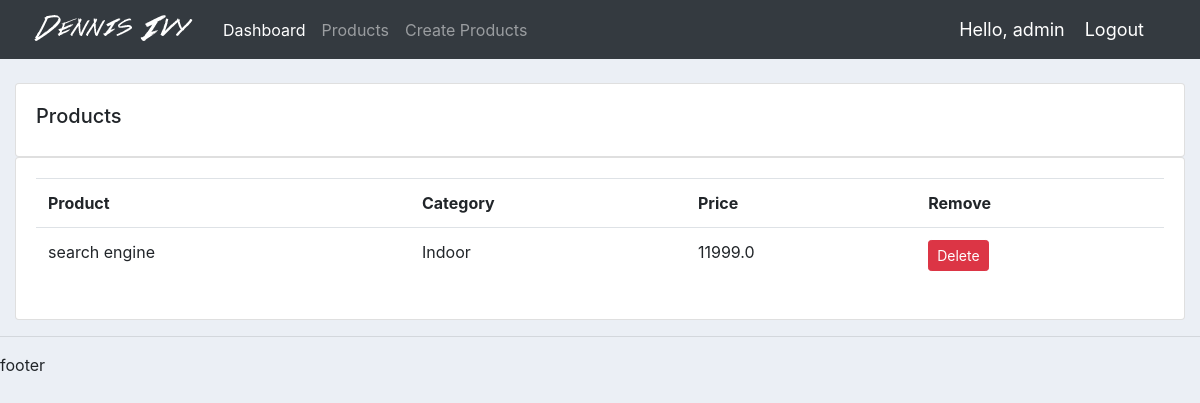
Screenshot of /products/ (signed in) with the database file from the repository.
### accounts/models.py (models this page shows, shortened)
class Product(models.Model):
	CATEGORY = (
		('Indoor','Indoor'),
		('Out door','Out door')
		)
	name=models.CharField(max_length=200, null=True, default='Product Deleted')
	price=models.FloatField(null=True)
	category=models.CharField(max_length=200, null=True, choices=CATEGORY)
	description=models.CharField(max_length=200, null=True, blank=True)
	date_created = models.DateTimeField(auto_now_add=True)
	tag = models.ManyToManyField(Tag)

### accounts/decorators.py (the view)
		def wrapper_func(request, *args, **kwargs):
			group = None
			if request.user.groups.exists():
				group = request.user.groups.all()[0].name
			if group in allowed_roles:
				return view_func(request, *args, **kwargs)
			else:
				return HttpResponse('You are not authorised to view this page')

### accounts/views.py (called while the page is built)
@login_required(login_url='login')
@allowed_users(allowed_roles=['admin'])
def products(request):
	products = Product.objects.all()
	return render(request, 'products/products.html', {'products':products})

### accounts/templates/products/products.html
{%  extends 'main/base.html' %}
{% block content %}
		<br>
		<div class="row">
			<div class="col-md">
				<div class="card card-body">
					<h5>Products</h5>
				</div>
				<div class="card card-body">
					<table class="table">
						<tr>
							<th>Product</th>
							<th>Category</th>
							<th>Price</th>
							<th>Remove</th>
						</tr>
						{% for produc in products %}
							<tr>
							<td>{{ produc.name }}</td>
							<td>{{ produc.category }}</td>
							<td>{{ produc.price }}</td>
							<td><a href="{% url 'delete_product' produc.id %}" class="btn btn-sm btn-danger">Delete</a></td>
							</tr>
						{% endfor %}
					</table>
				</div>
			</div>
		</div>
{% endblock content %}

### accounts/templates/main/navbar.html (shortened to what this page needs)
{% load static %}
<nav class="navbar navbar-expand-lg navbar-dark bg-dark">
  <img src="{% static 'images/accounts/logo.png' %}" alt="">
  <div class="collapse navbar-collapse" id="navbarNav">
    <ul class="navbar-nav">
      {% if request.user.is_staff %}
        <li class="nav-item active">
          <a class="nav-link" href="{% url 'index' %}">Dashboard <span class="sr-only">(current)</span></a>
        </li>
        <li class="nav-item">
          <a class="nav-link" href="{% url 'products' %}">Products</a>
        </li>
        {% if  request.path == '/products/' %}
        <li class="nav-item">
          <a class="nav-link" href="{% url 'create_product' %}">Create Products</a>
        </li>
        {% endif %}
      {% else %}
        <li class="nav-item">
          <a href="{% url 'account' %}" class="nav-link">Settings</a>
        </li>
      {% endif %}
    </ul>
  </div>
  <span class="hello-user">Hello, {{request.user}}</span>
  <span class="hello-user"><a href="{% url 'logout' %}" class="hello-user">Logout</a></span>
</nav>

### static/css/accounts/main.css (style rules this page uses)
body { background-color: #ebeff5; }

### accounts/templates/main/navbar.html (style rules this page uses)
.hello-user { font-size: 18px; color: #fff; margin-right: 20px; }

### rows the page displays
Product: name "search engine", category "Indoor", price "11999.0"

### other values shown
{{ request.user }} "admin"
